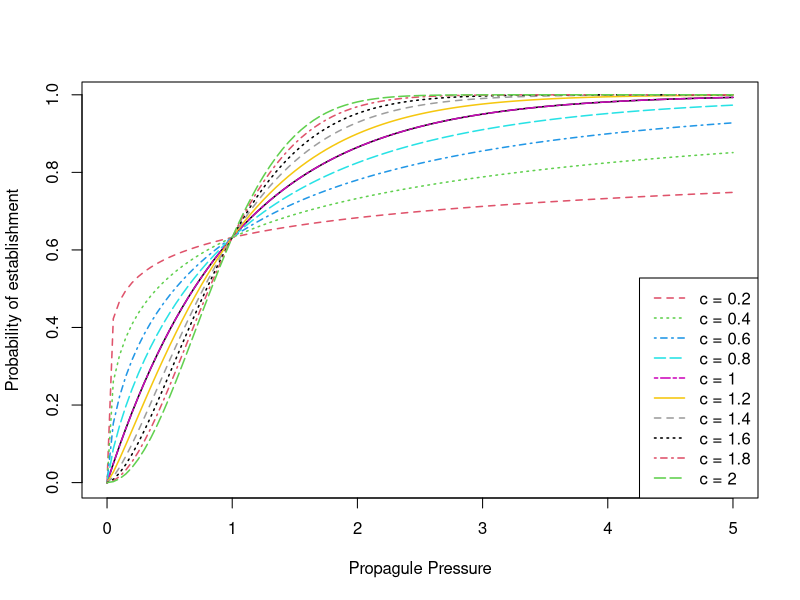

This figure's R source:

### Probability of establishment curves ###
### Allee effect is given by the c parameter ###
 

c_pars<-seq(0,2,length.out=11)

curve(1-exp(-x),
   xlab='Propagule Pressure',
   ylab='Probability of establishment',
   xlim=c(0,5),
   lwd=1.5)

for(i in 2:11)
   curve(1-exp(-x^c_pars[i]),
      add=T,
      lty=i,
      col=i,
      lwd=1.5)

legend('bottomright',legend=paste("c =",c_pars[2:11]),lty=2:11,col=2:11,lwd=1.5)

